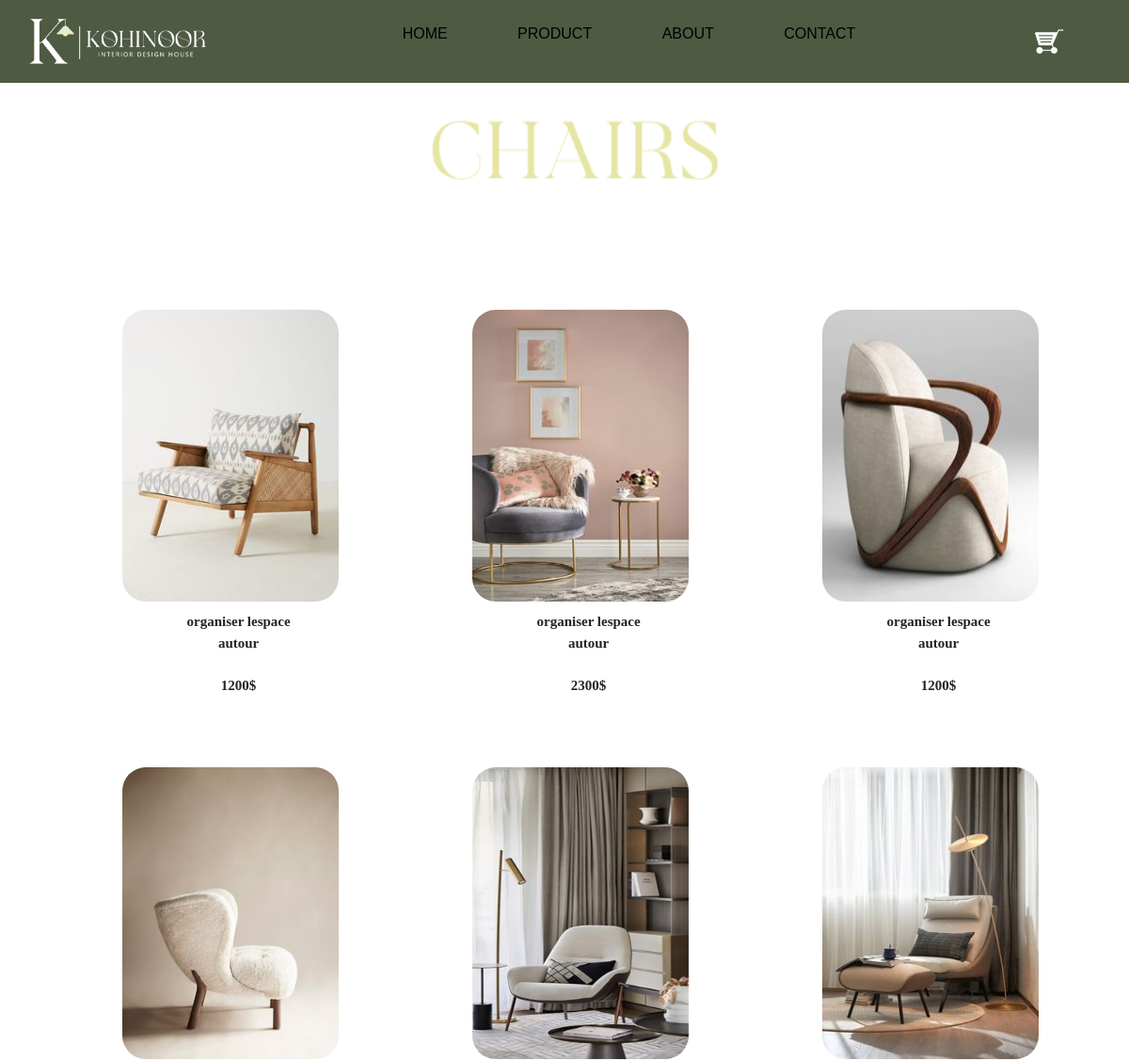
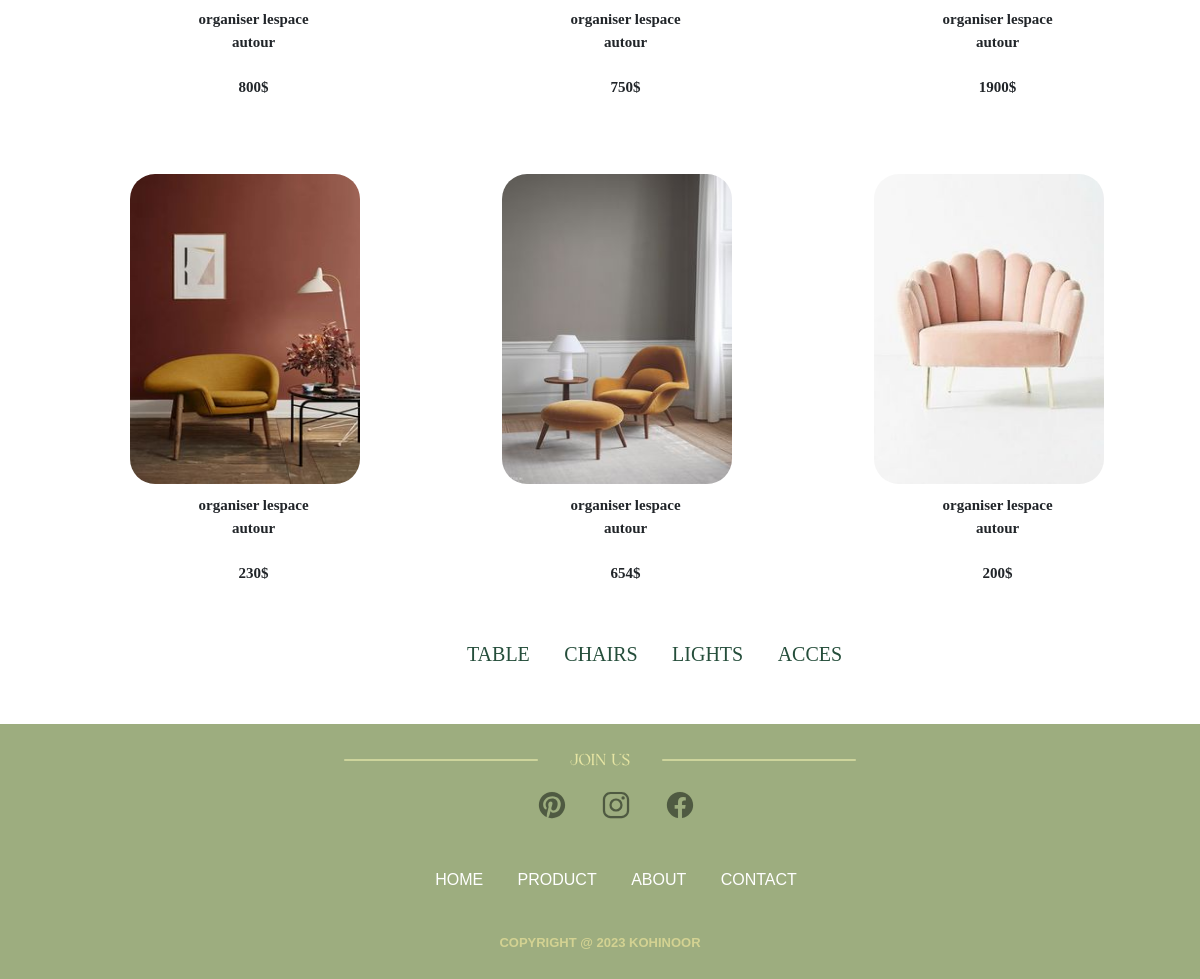
/chairs.php, run on the app's committed database (2 pictures, top to bottom).
### tables this page shows
CREATE TABLE `chairs` (
  `id` int(255) NOT NULL,
  `img` varchar(255) NOT NULL,
  `description` varchar(255) NOT NULL,
  `name` varchar(255) NOT NULL,
  `categorie` varchar(255) NOT NULL,
  `Qte` varchar(255) NOT NULL,
  `prix` varchar(255) NOT NULL,
  `remise` varchar(255) NOT NULL,
  `date` datetime(6) NOT NULL
);

### chairs.php (the view, shortened to what this page needs)
<?php
@include('connexion.php');
$query = "SELECT * FROM chairs";
$result = mysqli_query($conn, $query);
?>
<!DOCTYPE html>
<html lang="en">
<head>
    <?php @include_once('header.php'); ?>
</head>
<body>
    <div>
        <?php @include_once('navbar.php'); ?>
    </div>
    <div>
        <img src="images/chairs.png" class="product">
    </div>
<div class="product-img">
    <div class="container">
        <div class="row">
    <?php
    if ($result) {
        $count = 0;
        while ($row = mysqli_fetch_assoc($result)) {
            if ($count % 3 == 0) {
                echo '<div class="row">';
            }
            echo '<div class="col-sm-4">';
            echo '<a href=""><img src="chairs/'. $row['img'] . '" alt=""></a>';
            echo '<p class="par">' . $row['description'] . '<br><br>' . $row['prix'] . '</p>';
            echo '</div>';
            $count++;
            if ($count % 3 == 0) {
                echo '</div>';
            }
        }
    }
    ?>
    </div>
</div>
</div>
<br>
    <div class="menu-product">
        <ul class="menu">
            <li><a href="tables.php">TABLE</a></li>
            <li><a href="chairs.php">CHAIRS</a></li>
            <li><a href="lights.php">LIGHTS</a></li>
            <li><a href="acces.php">ACCES</a></li>
            <br>
            <br>
        </ul>
    </div>
</body>
<?php @include_once('footer.php'); ?>
</html>

### header.php (shortened to what this page needs)
<link href="https://cdn.jsdelivr.net/npm/bootstrap@5.0.2/dist/css/bootstrap.min.css" rel="stylesheet">
<link rel="stylesheet" href="style.css">

### navbar.php
<div>
        <div class="navbar">
            <a href="Home.php"><img src="images/logo site1.png" class="logo"></a>
            <ul class="list">
                <li><a href="Home.php">HOME</a></li>
                <li><a href="product.php">PRODUCT</a></li>
                <li><a href="about.php">ABOUT</a></li>
                <li><a href="contact.php">CONTACT</a></li>
            </ul>
            <div class="sticker">
                <a href="cart.php"><img src="images/charyo.png" class="stick"></a>
            </div>
        </div>

### footer.php
<footer>
            <img src="images/join.png" class="footer-img">
            <ul class="footer-icons">
                <li><a href="https://www.pinterest.fr/"><ion-icon name="logo-pinterest"></ion-icon></a></li>
                <li><a href="https://www.instagram.com/"><ion-icon name="logo-instagram"></ion-icon></a></li>
                <li><a href="https://www.facebook.com/"><ion-icon name="logo-facebook"></ion-icon></a></li>
            </ul>
            <ul class="footer-menu">
                <li><a href="Home.php">HOME</a></li>
                <li><a href="product.php">PRODUCT</a></li>
                <li><a href="about.php">ABOUT</a></li>
                <li><a href="contact.php">CONTACT</a></li><br>
            </ul>
            <div class="footer-copyright">
                <p>Copyright @ 2023 KOHINOOR</p>
            </div>
        </footer>

### style.css (style rules this page uses)
* { margin: 0; padding: 0; box-sizing: border-box; font-family: sans-serif ; }
.navbar { background-color: #4f5a42; width: 100%; margin:auto; padding: 10px 0; display: flex; align-items: center; justify-content: space-between; }
.logo { margin-left: 25px; width: 200px; cursor: pointer; }
.navbar ul li { list-style: none; display: inline-block; margin: 0 35px; position: relative; }
.sticker { display: inline-block; margin-right: 70px ; position: relative; }
.stick { margin-left: 20px ; }
.navbar ul li a { text-decoration: none; color: #000; text-transform: uppercase; }
.navbar ul li::after { content:''; height: 3px; width: 0; background: #d3d292; position: absolute; left: 0; bottom: -10px; transition: 0.5s; }
a { color: #4f5a42; text-decoration: none; }
.product { width: 350px; margin-left: 36%; margin-top: 25px; }
p { margin-top: 10px; font-size: 11px; font-weight: bold; display: inline-block; }
footer { background:#9DAD7F; text-align: center; text-transform: uppercase; margin-top: 10px; }
.footer-img { padding-top: 20px; }
.footer-icons li { list-style: none; display: inline-block; margin: 5px; color: #40492e; }
.footer-icons a { padding: 10px; font-size: 30px; }
.footer-menu li { display: inline-block; margin: 15px; }
.footer-menu a { color:#ffffff; }
.footer-copyright { padding-bottom: 10px; }
.footer-copyright p { font-size: 13px; color: #d3d292; }
.container { margin-top: 60px; display: flex; justify-content: center; align-content: center; }
.product-img { display: flex; }
.product-img img { width: 230px; height: 310px; border-radius:25px; margin-left: 160px; margin-top: 60px; }
.menu li { display: inline-block; margin: 15px; }
.menu a { color:#254e3b; font-family: Georgia, 'Times New Roman', Times, serif; font-size: 20px; }
.menu-product { margin-left: 35%; }

### chairs.php (style rules this page uses)
.par { margin-inline-start:63%; text-align: center; font-size: 15px; font-family: cursive; }
.product-img { margin-left: -12%; }

### data on the page
chairs: img (picture), description "organiser lespace autour", prix "1200$"
chairs: img (picture), description "organiser lespace autour", prix "2300$"
chairs: img (picture), description "organiser lespace autour", prix "1200$"
chairs: img (picture), description "organiser lespace autour", prix "800$"
chairs: img (picture), description "organiser lespace autour", prix "750$"
chairs: img (picture), description "organiser lespace autour", prix "1900$"
chairs: img (picture), description "organiser lespace autour", prix "230$"
chairs: img (picture), description "organiser lespace autour", prix "654$"
chairs: img (picture), description "organiser lespace autour", prix "200$"
